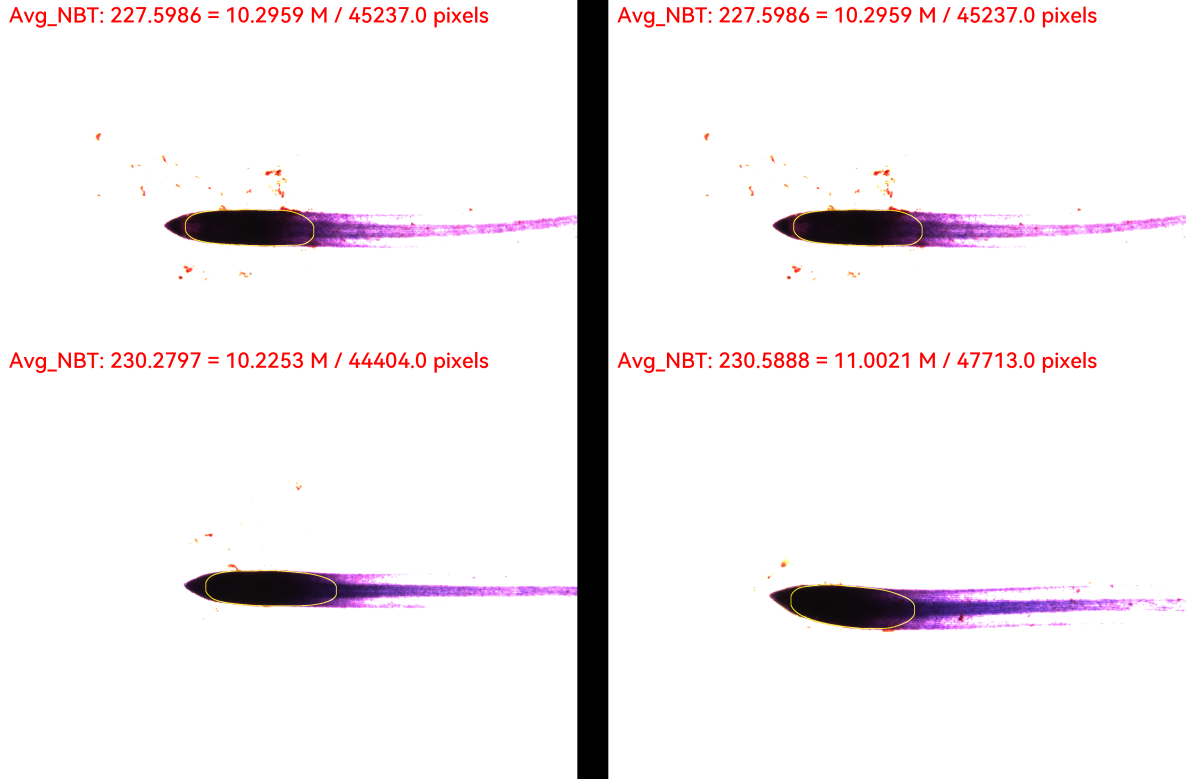
#> input picture illustration.png, 3557 x 2335 px (shown at 1/3 size)
$ python -i nbt_intensity.py   (imports and definitions only)
#> lines starting #> are read from the running program, lines starting #| are printed output that depends on the picture; after the words box and inside, x2 and y2 are one past the last pixel; in counts of white or black regions, pixels touching at a corner belong together
### feature_scaling.py
import numpy as np
import math

def min_max_scaling(arr, range = (0, 255)):
   min, max = range
   x = min + ( (arr - np.min(arr)) * (max - min) / (np.max(arr) - np.min(arr)) )
   return x

### nbt_intensity.py
import os
import math
import re
import cv2
import numpy as np
import pandas as pd
import skimage.filters as skf_filters
from PIL import Image, ImageDraw, ImageFont
from urllib.request import urlopen

from filters import *
from feature_scaling import *

font_url = "https://github.com/mylab-root/mylab-root.github.io/blob/main/assets/webfonts/HarmonyOS_Sans_Medium.ttf?raw=true"

# [4 lines of commented-out code are left out]


def nbt_intensity(img):
#> called with img = 'illustration.png'
    img_name = "NA"
    nbt_area = None
    total_nbt_intensity = None
    average_nbt = None
    raw_img, roi, contours = None, None, None

    try:
        # if the input is the img directory
        if isinstance(img, str):
            raw_img = cv2.imread(img, cv2.IMREAD_COLOR)[:, :, ::-1]
            img_name = os.path.basename(img)
            img_dir = os.path.dirname(img)

            output_img_name = "OUT_" + img_name
            output_img_dir = os.path.join(
                os.path.dirname(img_dir), "OUT_" + os.path.basename(img_dir)
            )

            if not os.path.exists(output_img_dir):
                os.mkdir(output_img_dir)

        # if the input is a numpy array
        elif isinstance(img, np.ndarray):
            raw_img = img
        else:
            print("Input should be an image directory or a numpy ndarray object")

        h, w, d = raw_img.shape
#> h = 2335; w = 3557; d = 3
        _, _, B = cv2.split(raw_img)
        B = cv2.bitwise_not(B)

        GRAY = cv2.cvtColor(raw_img, cv2.COLOR_RGB2GRAY)
        GRAY = cv2.bitwise_not(GRAY)  # convert to white object and black background

        # Using only blue band signal or directly apply the 8-bit grey signal?
        # Currently, use the weighted average of both (the blue band alone could be not enough sensitive to the staining)
        B_double = (2.0 * GRAY + 3.0 * B) / 5.0
        B_double = min_max_scaling(B_double, range = [0, 255])
        B = np.uint8(B_double)

        try:
            B_filtered = cv2.medianBlur(B, 31)
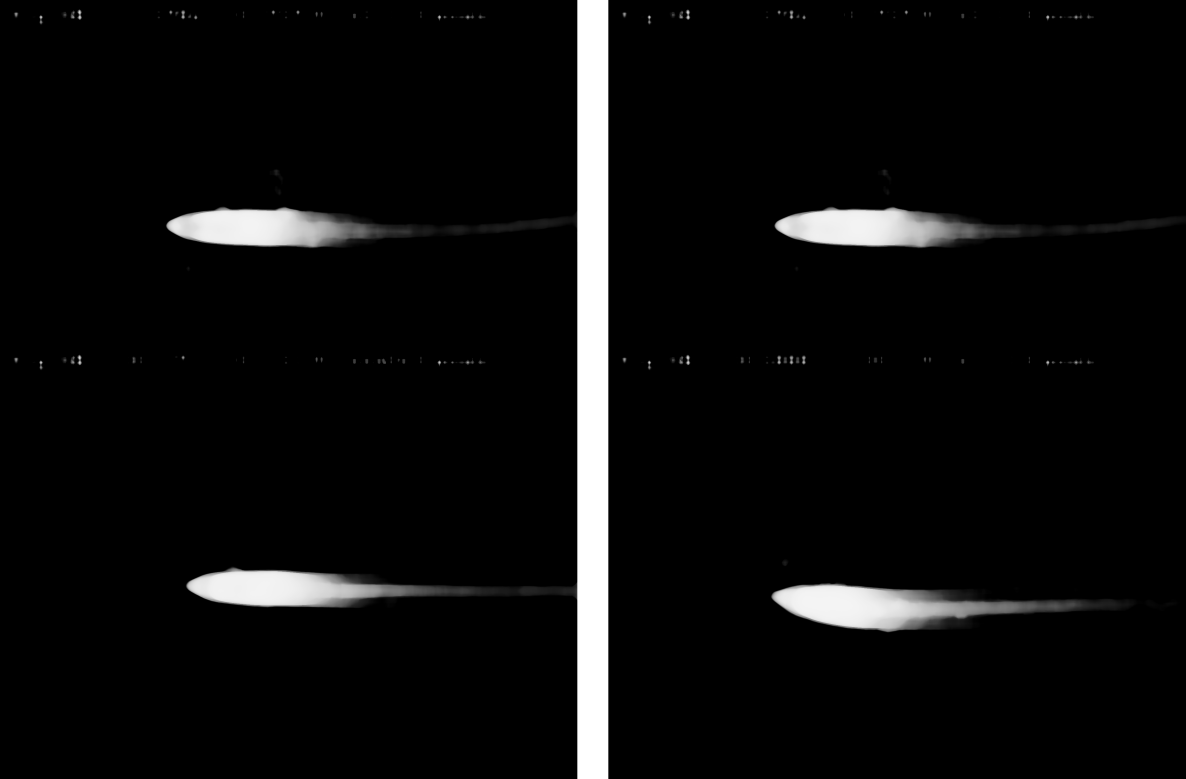
#> B_filtered: shape (2335, 3557) (shown at 1/3 size); min 0, max 255, mean 12.6
            B_filtered = cv2.GaussianBlur(B_filtered, (25, 25), 0)
            thresh = skf_filters.threshold_multiotsu(B_filtered, classes = 5)
#> thresh = [21, 76, 149, 216]
        except:
            thresh = [0, 0, 0, 0, 255]

        roi = B > np.median(thresh)
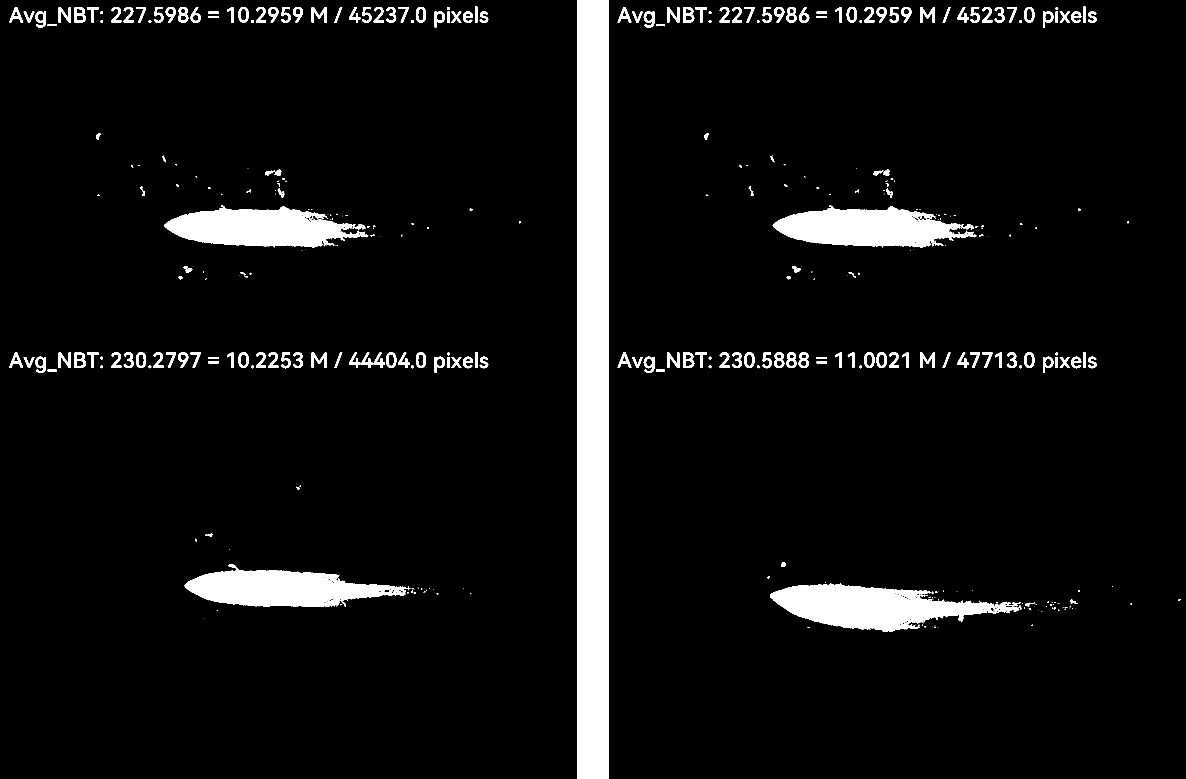
#> roi: shape (2335, 3557) bool (shown at 1/3 size); 6.1% white; 434 white regions (192 under 20 px), largest, box (x1, y1, x2, y2) and area: (1732, 0, 1825, 2335) 217155, (2310, 1750, 3064, 1896) 57739, (554, 1693, 1232, 1821) 49142

        # kernel size (adjusted according to the ROI size compare to the whole image)
        ks = np.sum(roi) / (h * w) * 1000
#> ks = 61.19
        ks = math.ceil(ks)
#> ks = 62
        ks = ks + 1 if ks % 2 == 0 else ks  # coerce to odd
#> ks = 63
        ks = 21 if ks > 21 else ks  # kernel size should not more than 21
#> ks = 21
        ks = 11 if ks < 11 else ks  # kernel size should not less than 11

        # Background intensity
        background_roi = np.double(B <= np.min(thresh))
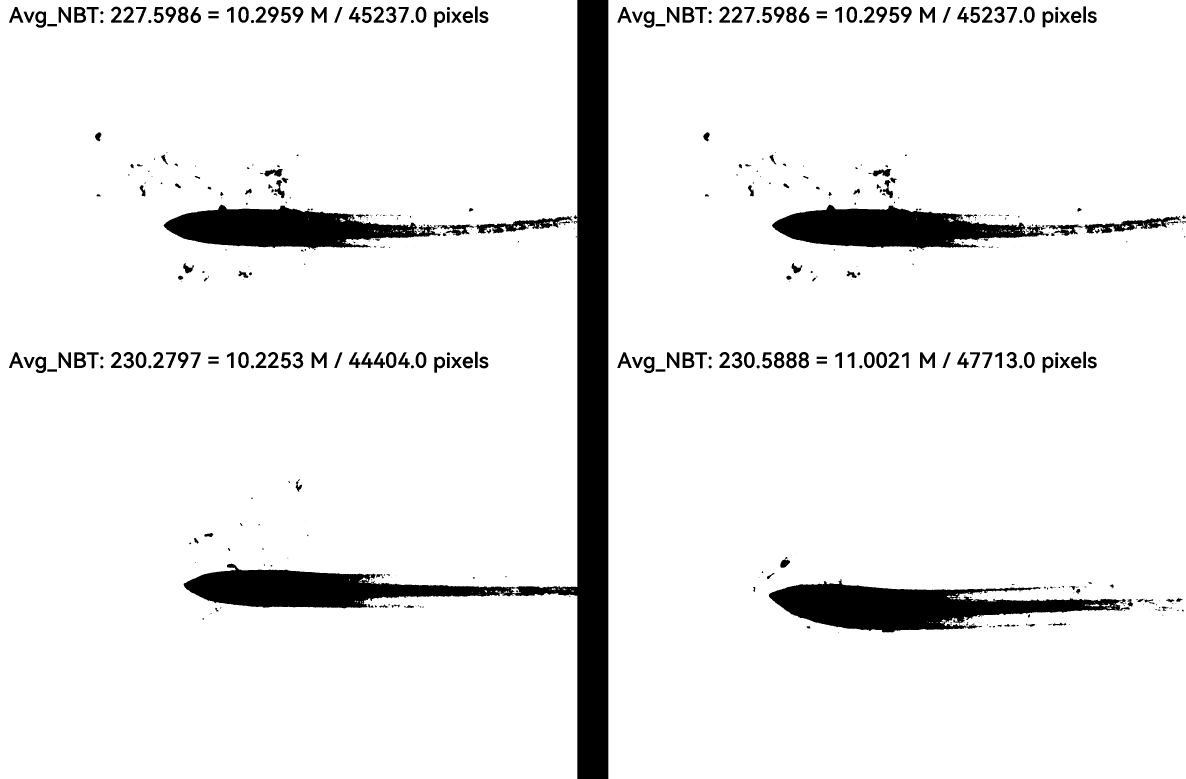
#> background_roi: shape (2335, 3557) float64 (shown at 1/3 size); values 0 (black) and 1 (white), 92.4% white; 532 black regions (232 under 20 px), largest, box (x1, y1, x2, y2) and area: (551, 0, 1825, 2335) 289353, (2307, 1737, 3389, 1897) 84480, (2316, 614, 3147, 747) 65119
        background_intensity = cv2.bitwise_not(GRAY)  # White background
        background_intensity = np.double(background_intensity) * background_roi
        background_intensity = np.quantile(background_intensity, 0.9)
#> background_intensity = 255

        # The filtering process requires uint8 values
        # Convert boolean to double, and convert to uint8
        roi = roi.astype(np.uint8)
        #roi = np.multiply(roi, 255).astype(np.uint8)

        # Filtering process
        for _ in range(ks):  # 10
            roi = cv2.medianBlur(roi, ks)
            roi = min_filter(roi, (ks, ks), iteration = 1)
            roi = cv2.medianBlur(roi, ks)
            roi = max_filter(roi, (ks, ks), iteration = 1)
#> this loop made 1 pass
#> pass 1, in nbt_intensity, `roi = cv2.medianBlur(roi, ks)`:
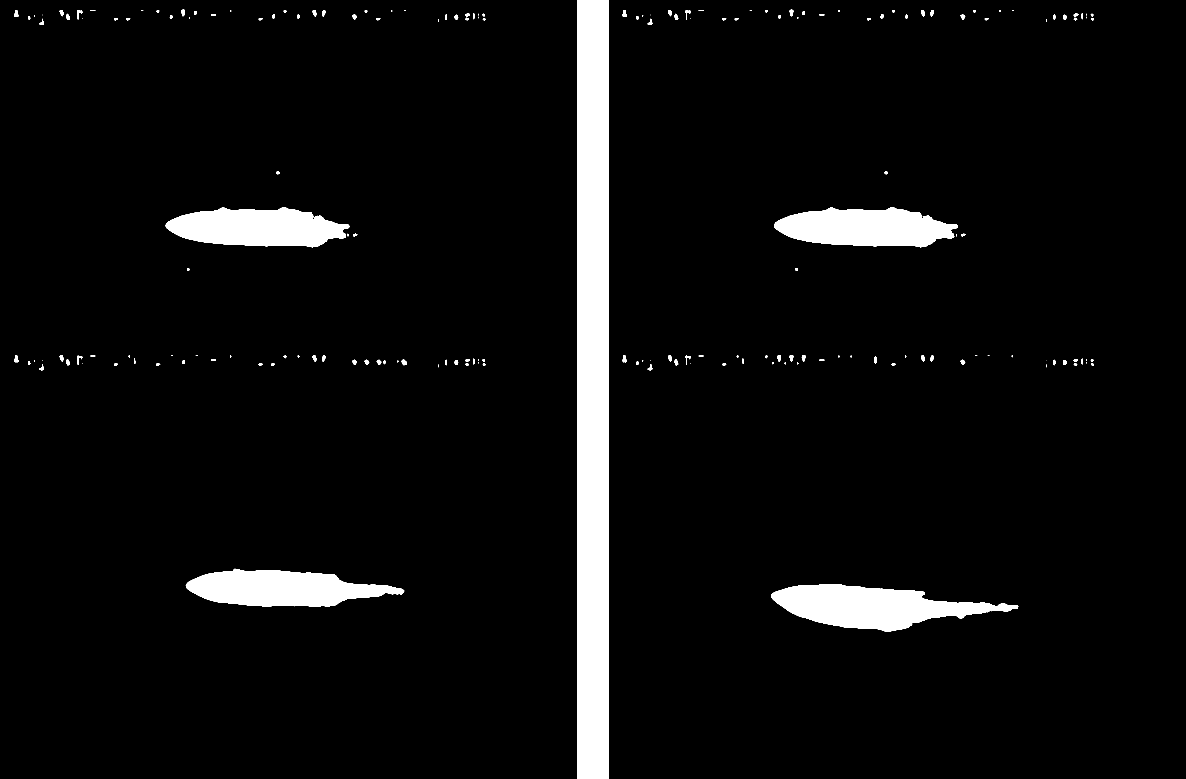
#> roi: shape (2335, 3557) (shown at 1/3 size); values 0 (black) and 1 (white), 5.2% white; 179 white regions (49 under 20 px), largest, box (x1, y1, x2, y2) and area: (1732, 0, 1825, 2335) 217155, (2313, 1753, 3055, 1895) 57760, (557, 1706, 1213, 1821) 49074

        # Create contour
        contours, hierarchy = cv2.findContours(
            roi, cv2.RETR_EXTERNAL, cv2.CHAIN_APPROX_SIMPLE
        )

        # convert back to 0 or 1 (floats)
        #roi = roi / 255.0
        roi = roi.astype(np.double)

        # NBT staining area (pixels)
        nbt_area = np.sum(roi)

        # NBT staining intensity (sum of digital number of the staining area)
        total_nbt_intensity = np.sum(B_double * roi)
        #total_nbt_intensity = np.sum((B * 1.0) * roi)

        # Average NBT intensity
        average_nbt = total_nbt_intensity / nbt_area if nbt_area > 0 else 0

        # Averaged only values greater than percentile 30%
        masked_B = B_double * roi
        masked_B = masked_B.flatten()
        if np.max(masked_B) > 0:
            quantile_thresh = np.quantile(masked_B, 0.3)
            trim_average_nbt = np.average(masked_B[masked_B > quantile_thresh])
        else:
            trim_average_nbt = 0

        # Plotting
        ## Draw contour line on a blank image
        contours = cv2.drawContours(B * 0, contours, -1, (200, 200, 100), thickness=4)
        ## Show the coutour as yellow (R + G) color
        contours = cv2.merge([contours, contours, contours * 0])
        ## Combined the original image with the contour line
        contours = cv2.addWeighted(raw_img, 1, contours, 1, 0)

        if isinstance(img, str):
            contours = Image.fromarray(contours)
            try:
                draw = ImageDraw.Draw(contours)
                font = ImageFont.truetype(urlopen(font_url), size=70)
                draw.text(
                    (30, 10),
                    f"Avg_NBT: {round(trim_average_nbt, 4)} = {round(total_nbt_intensity / 1_000_000, 4)} M / {nbt_area} pixels",
                    (255, 0, 0),
                    font=font,
                )
            except:
                print("Warning: Check font_url.")

            contours.save(os.path.join(output_img_dir, output_img_name))
            print(f"Saving to: {img_dir}/{img_name} ; ks_ratio: {ks} / {h * w} = {ks / (h * w)}")

    except:
        print(f"Problematic image: {img_dir}/{img_name}")
        contours = B * 0
        # The image is all white, no staining
        if np.max(B) == 0:
            nbt_area = 0
            total_nbt_intensity = 0
            average_nbt = 0
            trim_average_nbt = 0
        else:
            # if the image is problematic
            nbt_area = "NA"
            total_nbt_intensity = "NA"
            average_nbt = "NA"
            trim_average_nbt = "NA"

        if isinstance(img, str):
            contours = Image.fromarray(contours)
            draw = ImageDraw.Draw(contours)
#> (the run stopped early here; a loop or call above may not have finished)
